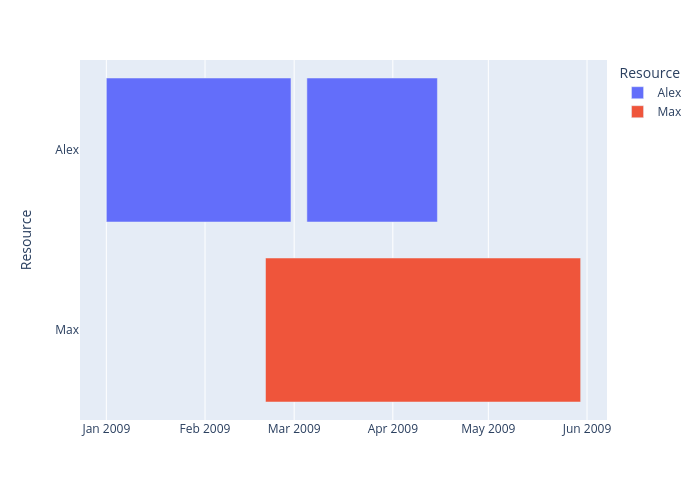

Recreate this plot in Python.
# -*- coding: utf-8 -*-
''' Gantt chart test.

Code obtained from: https://plotly.com/python/gantt/''' 

import os
import plotly.express as px
import pandas as pd

df = pd.DataFrame([
    dict(Task="Job A", Start='2009-01-01', Finish='2009-02-28', Resource="Alex"),
    dict(Task="Job B", Start='2009-03-05', Finish='2009-04-15', Resource="Alex"),
    dict(Task="Job C", Start='2009-02-20', Finish='2009-05-30', Resource="Max")
])

fig = px.timeline(df, x_start="Start", x_end="Finish", y="Resource", color="Resource")
# fig.show()

fname= os.path.basename(__file__)
output_file_name= os.path.splitext(fname)[0]+'.png'
fig.write_image(output_file_name)
